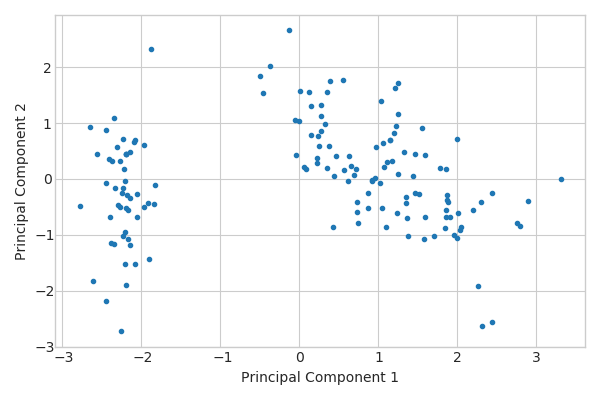

The Python source for this figure:
import pandas as pd
import numpy as np
from sklearn.preprocessing import StandardScaler
from matplotlib import pyplot as plt
# import bokeh.plotting, bokeh.models
# bokeh.plotting.output_notebook()
import sys

df= pd.read_csv(sys.argv[1])
# df = df[["sepal length", "sepal width", "petal length", "petal width"]]
x = df.ix[:,0:4].values
y = df.ix[:,4].values
X_std = StandardScaler().fit_transform(x)
c = np.cov(X_std.T)
eig_vals, eig_vecs = np.linalg.eig(c)

#create and sort eigenvalue, eigenvector pairs
eig_pairs = [(np.abs(eig_vals[i]), eig_vecs[:,i]) for i in range(len(eig_vals))]
eig_pairs.sort(key=lambda x: x[0], reverse=True)
eig_mat = np.column_stack((eig_pairs[0][1], eig_pairs[1][1]))
# print(eig_mat)
Y = X_std.dot(eig_mat)

with plt.style.context('seaborn-whitegrid'):
    x = Y[:,0]
    y = Y[:,1]
    plt.figure(figsize=(6, 4))
    plt.scatter(x, y, marker='.')

    plt.xlabel('Principal Component 1')
    plt.ylabel('Principal Component 2')
    plt.legend(loc='lower center')
    plt.tight_layout()
    plt.plot()
    #plt.show()
plt.savefig(sys.argv[2])
